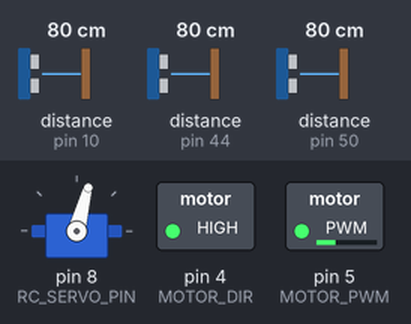
Recording of a sketch running on a simulated Arduino Uno, built with avr-gcc and run on an emulated ATmega328P. Parts: servo, switched loads named in the sketch (green lamp = pin HIGH). Inputs (shaded band) come from the test bench; at power-on: distance to the obstacle (sensors on pin 10, pin 44, pin 50) 80 cm. What the sketch prints to the serial monitor is not drawn.

Above: at 1.2 s.
1.3 s: distance to the obstacle (sensor on pin 10) set to 2 cm
4.3 s: distance to the obstacle (sensor on pin 44) set to 250 cm
7.3 s: distance to the obstacle (sensor on pin 50) set to 2 cm
10.3 s: distance to the obstacle (sensor on pin 10) set to 9 cm
13.3 s: distance to the obstacle (sensor on pin 44) set to 147 cm
16.3 s: distance to the obstacle (sensor on pin 50) set to 60 cm
Timing chart, 0 to 19.3 s (numbered marks = the images above; inputs shaded):
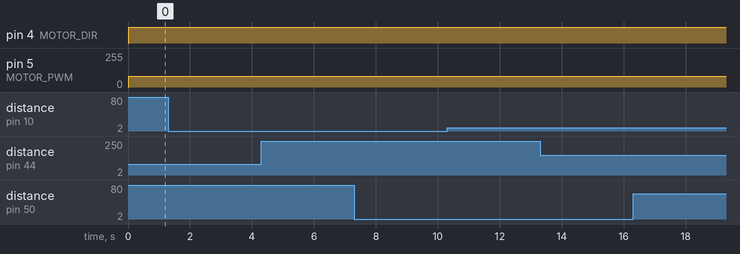

The sketch:

sevo_straight_motor_sonar.ino
```cpp
#define MOTOR_DIR 4
#define MOTOR_PWM 5
#define DEBUG 1 //1하면 출력을 할 것이다.

//////////////////// steering Servo Control///////////////////////////////////////
#include <Servo.h>
#define RC_SERVO_PIN 8         // 나는 8번이야
#define NEURAL_ANGLE 75    /// 70 이었을때 바퀴가 직진이다.
#define LEFT_STEER_ANGLE -40  //서보의 방향에 따라 -또는 +가 될 수 있다.
#define RIGHT_STEER_ANGLE 40

Servo Steeringservo;
int Steering_Angle = NEURAL_ANGLE;  //초기값은 NEURAL_ANGLE으로

void motor_control(int direction, int speed)
{
  Serial.println("Motor Conteol");
  digitalWrite(MOTOR_DIR, direction); //ordigitalWrite(MOTOR_DIR, 0);
  analogWrite(MOTOR_PWM, speed);
}

void steering_control()

{
  if(Steering_Angle <= LEFT_STEER_ANGLE + NEURAL_ANGLE)  Steering_Angle  = LEFT_STEER_ANGLE + NEURAL_ANGLE;
  if(Steering_Angle >= RIGHT_STEER_ANGLE + NEURAL_ANGLE)  Steering_Angle = RIGHT_STEER_ANGLE + NEURAL_ANGLE;
  Steeringservo.write(Steering_Angle);
}

////////////Sensor///////////////////////////////////////////////////////////////////////////
#include <NewPing.h>
#define SONAR_NUM 3
#define MAX_DISTANCE 150 //cm
float UlteasonicSeneorData[SONAR_NUM];

NewPing sonar[SONAR_NUM] ={
  NewPing(48, 50, MAX_DISTANCE), //앞
  NewPing(42, 44, MAX_DISTANCE),// 오른쪽
  NewPing(9, 10, MAX_DISTANCE) // 왼쪽
  };

void serial_com(void)
{
  if(DEBUG != 1)
  {
      return;
  }

  Serial.print("F_Sonar : ");
  Serial.print(UlteasonicSeneorData[0]);   //1인 경우에는 다음과 같이 sonar 값을 출략한다.
  Serial.print(" ");

  Serial.print("R_Sonar : ");
  Serial.print(UlteasonicSeneorData[1]);
  Serial.print(" ");

  Serial.print("L_Sonar : ");
  Serial.println(UlteasonicSeneorData[2]);   //1인 경우에는 다음과 같이 sonar 값을 출략한다.
  Serial.print(" ");

}

void read_ultrasonic_sensor(void)
{
   UlteasonicSeneorData[0] = sonar[0].ping_cm();
   UlteasonicSeneorData[1] = sonar[1].ping_cm();
   UlteasonicSeneorData[2] = sonar[2].ping_cm();

   if( UlteasonicSeneorData[0] == 0.0 )
   {
      UlteasonicSeneorData[0] = (float)MAX_DISTANCE;
      UlteasonicSeneorData[1] = (float)MAX_DISTANCE;
      UlteasonicSeneorData[2] = (float)MAX_DISTANCE;
   }

}
//////////////////// /////////////////////////////////////////////////////////////
//////////////////////////////////////////////////////////////////////////////////////////
void setup()
{
    Serial.begin(115200);
    pinMode(MOTOR_DIR, OUTPUT);
    pinMode(MOTOR_PWM, OUTPUT);

    Steeringservo.attach(RC_SERVO_PIN);  // 8번 핀을 서보로 사용하겠다.
    Steeringservo.write(NEURAL_ANGLE);  //초기에느 90도 중립을, 0~90도로 움직인다.
}

//////////////////////////////////////////////////////////////////////////////////////////
//////////////////////////////////////////////////////////////////////////////////////////


void loop()
{
  read_ultrasonic_sensor();
  serial_com();
  motor_control(1, 80);
  steering_control();

}
```
